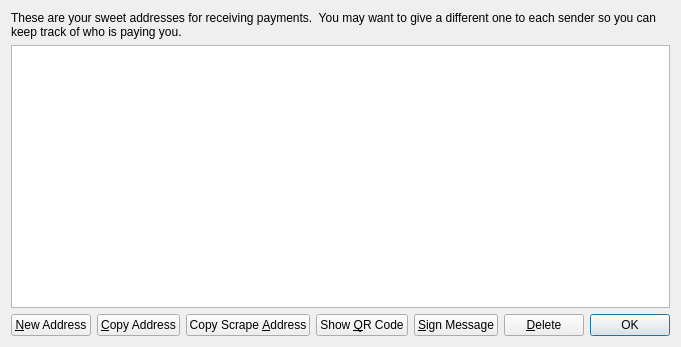
<?xml version="1.0" encoding="UTF-8"?>
<ui version="4.0">
 <class>AddressBookPage</class>
 <widget class="QWidget" name="AddressBookPage">
  <property name="geometry">
   <rect>
    <x>0</x>
    <y>0</y>
    <width>627</width>
    <height>347</height>
   </rect>
  </property>
  <property name="windowTitle">
   <string>Address Book</string>
  </property>
  <layout class="QVBoxLayout" name="verticalLayout">
   <item>
    <widget class="QLabel" name="labelExplanation">
     <property name="text">
      <string>These are your sweet addresses for receiving payments.  You may want to give a different one to each sender so you can keep track of who is paying you.</string>
     </property>
     <property name="textFormat">
      <enum>Qt::AutoText</enum>
     </property>
     <property name="wordWrap">
      <bool>true</bool>
     </property>
    </widget>
   </item>
   <item>
    <widget class="QTableView" name="tableView">
     <property name="contextMenuPolicy">
      <enum>Qt::CustomContextMenu</enum>
     </property>
     <property name="toolTip">
      <string>Double-click to edit address or label</string>
     </property>
     <property name="tabKeyNavigation">
      <bool>false</bool>
     </property>
     <property name="alternatingRowColors">
      <bool>true</bool>
     </property>
     <property name="selectionMode">
      <enum>QAbstractItemView::SingleSelection</enum>
     </property>
     <property name="selectionBehavior">
      <enum>QAbstractItemView::SelectRows</enum>
     </property>
     <property name="sortingEnabled">
      <bool>true</bool>
     </property>
     <attribute name="verticalHeaderVisible">
      <bool>false</bool>
     </attribute>
    </widget>
   </item>
   <item>
    <layout class="QHBoxLayout" name="horizontalLayout">
     <item>
      <widget class="QPushButton" name="newAddressButton">
       <property name="toolTip">
        <string>Create a new address</string>
       </property>
       <property name="text">
        <string>&amp;New Address</string>
       </property>
       <property name="icon">
        <iconset resource="../bitcoin.qrc">
         <normaloff>:/icons/add</normaloff>:/icons/add</iconset>
       </property>
      </widget>
     </item>
     <item>
      <widget class="QPushButton" name="copyToClipboard">
       <property name="toolTip">
        <string>Copy the currently selected address to the system clipboard</string>
       </property>
       <property name="text">
        <string>&amp;Copy Address</string>
       </property>
       <property name="icon">
        <iconset resource="../bitcoin.qrc">
         <normaloff>:/icons/editcopy</normaloff>:/icons/editcopy</iconset>
       </property>
      </widget>
     </item>
     <item>
      <widget class="QPushButton" name="copyScrapeAddrToClipboard">
       <property name="toolTip">
        <string>Copy the currently selected scrape address to the system clipboard</string>
       </property>
       <property name="text">
        <string>Copy Scrape &amp;Address</string>
       </property>
       <property name="icon">
        <iconset resource="../bitcoin.qrc">
         <normaloff>:/icons/editcopy</normaloff>:/icons/editcopy</iconset>
       </property>
      </widget>
     </item>
     <item>
      <widget class="QPushButton" name="showQRCode">
       <property name="text">
        <string>Show &amp;QR Code</string>
       </property>
       <property name="icon">
        <iconset resource="../bitcoin.qrc">
         <normaloff>:/icons/qrcode</normaloff>:/icons/qrcode</iconset>
       </property>
      </widget>
     </item>
     <item>
      <widget class="QPushButton" name="signMessage">
       <property name="toolTip">
        <string>Sign a message to prove you own this address</string>
       </property>
       <property name="text">
        <string>&amp;Sign Message</string>
       </property>
       <property name="icon">
        <iconset resource="../bitcoin.qrc">
         <normaloff>:/icons/edit</normaloff>:/icons/edit</iconset>
       </property>
      </widget>
     </item>
     <item>
      <widget class="QPushButton" name="deleteButton">
       <property name="toolTip">
        <string>Delete the currently selected address from the list. Only sending addresses can be deleted.</string>
       </property>
       <property name="text">
        <string>&amp;Delete</string>
       </property>
       <property name="icon">
        <iconset resource="../bitcoin.qrc">
         <normaloff>:/icons/remove</normaloff>:/icons/remove</iconset>
       </property>
      </widget>
     </item>
     <item>
      <spacer name="horizontalSpacer">
       <property name="orientation">
        <enum>Qt::Horizontal</enum>
       </property>
       <property name="sizeHint" stdset="0">
        <size>
         <width>40</width>
         <height>20</height>
        </size>
       </property>
      </spacer>
     </item>
     <item>
      <widget class="QDialogButtonBox" name="buttonBox">
       <property name="sizePolicy">
        <sizepolicy hsizetype="Maximum" vsizetype="Fixed">
         <horstretch>0</horstretch>
         <verstretch>0</verstretch>
        </sizepolicy>
       </property>
       <property name="standardButtons">
        <set>QDialogButtonBox::Ok</set>
       </property>
      </widget>
     </item>
    </layout>
   </item>
  </layout>
 </widget>
 <resources>
  <include location="../bitcoin.qrc"/>
 </resources>
 <connections/>
</ui>
